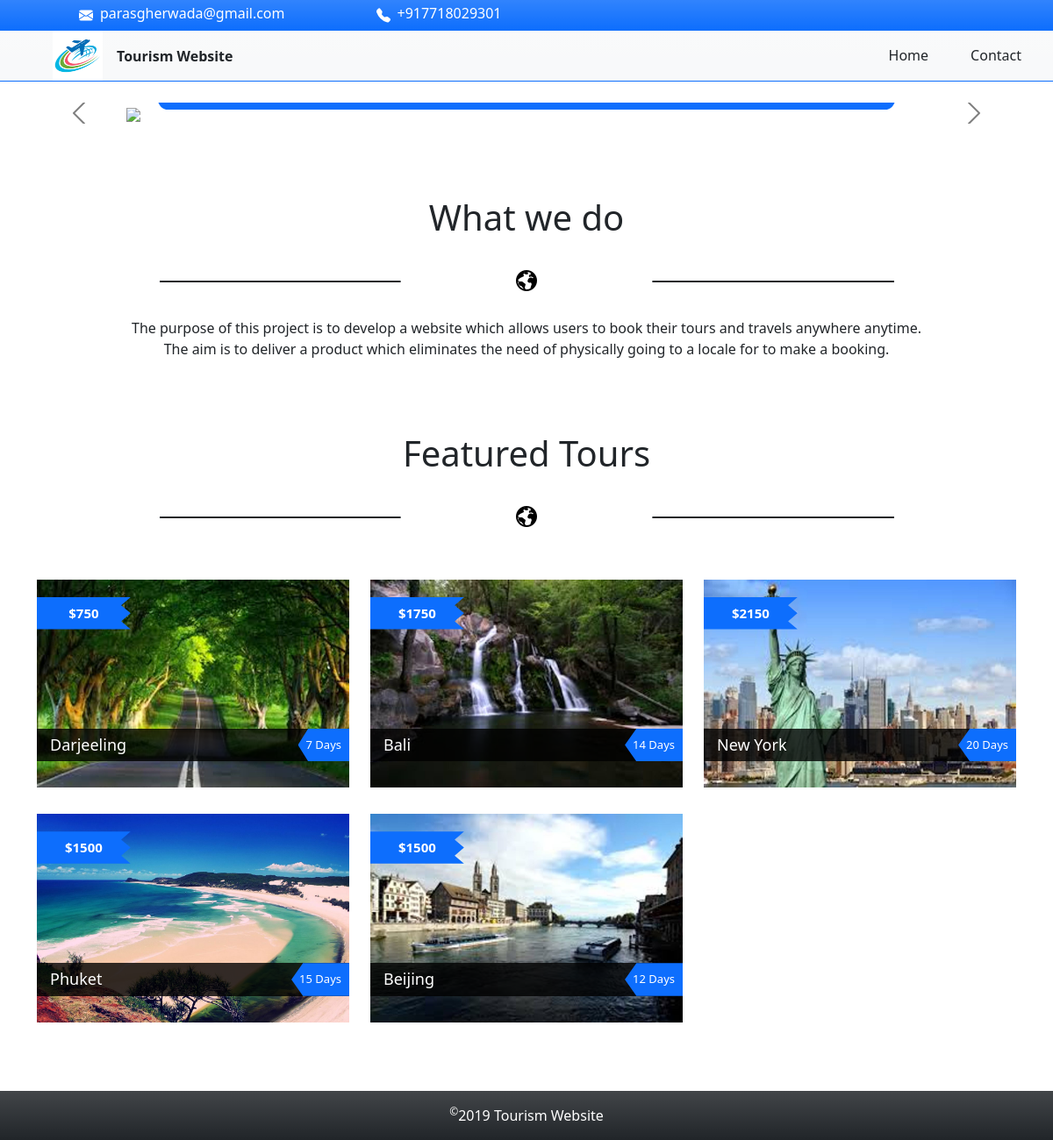
The page / on the database its author committed.
### tables this page shows
CREATE TABLE `site_settings` (
  `name` varchar(50) NOT NULL,
  `email` varchar(50) NOT NULL,
  `phonenumber` bigint(10) NOT NULL
);

CREATE TABLE `tours` (
  `Id` varchar(50) NOT NULL,
  `Name` varchar(30) NOT NULL,
  `Cost` smallint(5) NOT NULL,
  `Duration` int(2) NOT NULL,
  `Location` varchar(30) NOT NULL,
  `Cover` mediumblob NOT NULL,
  `Description` varchar(1000) NOT NULL
);

### index.php (the view, shortened to what this page needs)
<!DOCTYPE html>
<html lang="en-US">
  <?php
    include_once("imports.php");
  ?>
  <body>
    <?php
      include_once("header.php");
      require_once("connection.php");
    ?>
    <div id="myCarousel" class="carousel slide" data-bs-ride="carousel">
      <div class="carousel-indicators bg-primary rounded-pill">
        <button type="button" data-bs-target="#myCarousel" data-bs-slide-to="0" aria-label="Slide 1" class="active"></button>
        <button type="button" data-bs-target="#myCarousel" data-bs-slide-to="1" aria-label="Slide 2"></button>
        <button type="button" data-bs-target="#myCarousel" data-bs-slide-to="2" aria-label="Slide 3"></button>
        <button type="button" data-bs-target="#myCarousel" data-bs-slide-to="3" aria-label="Slide 4"></button>
        <button type="button" data-bs-target="#myCarousel" data-bs-slide-to="4" aria-label="Slide 5"></button>
        <button type="button" data-bs-target="#myCarousel" data-bs-slide-to="5" aria-label="Slide 6"></button>
      </div>
      <div class="carousel-inner">
        <div class="carousel-item active">
          <img src="images/slider_1.jpg"/>
        </div>
      </div>
      <button class="carousel-control-prev carousel-dark" title="Click or press left arrow" type="button" data-bs-target="#myCarousel" data-bs-slide="prev">
        <span class="carousel-control-prev-icon" aria-hidden="true"></span>
      </button>
      <button class="carousel-control-next carousel-dark" title="Click or press right arrow" type="button" data-bs-target="#myCarousel" data-bs-slide="next">
        <span class="carousel-control-next-icon" aria-hidden="true"></span>
      </button>
    </div>
    <div id="what-we-do" class="bg-gradient">
      <div class="container d-flex flex-column">
        <div class="d-flex flex-column align-items-center">
          <div class="my-2 w-75 text-center">
            <h1 class="overflow-hidden">
              What we do
            </h1>
            <div class="row my-3 pt-3">
              <div class="col my-3 border border-1 border-dark bg-dark rounded-pill"></div>
              <div class="col"><img src="icons/globe.png"/></div>
              <div class="col my-3 border border-1 border-dark bg-dark rounded-pill"></div>
            </div>
          </div>
          <div class="w-90 text-center">
            The purpose of this project is to develop a website which allows users to book their tours and travels anywhere anytime.<br/>
            The aim is to deliver a product which eliminates the need of physically going to a locale for to make a booking.
          </div>
        </div>
      </div>
    </div>
    <div id="featured-tours" class="bg-gradient">
      <div class="container d-flex flex-column">
        <div class="d-flex flex-column align-items-center">
          <div class="my-2 w-75 text-center">
            <h1 class="overflow-hidden">
              Featured Tours
            </h1>
            <div class="row my-3 pt-3">
              <div class="col my-3 border border-1 border-dark bg-dark rounded-pill"></div>
              <div class="col"><img src="icons/globe.png"/></div>
              <div class="col my-3 border border-1 border-dark bg-dark rounded-pill"></div>
            </div>
          </div>
        </div>
      </div>
    </div>
    <div class="container">
      <div class="row mar-bottom">
        <?php
          $query = 'SELECT * FROM tours';
          $result_set = mysqli_query($connection, $query);
          while($row = mysqli_fetch_array($result_set)){
            $id = $row['Id'];
            echo '<div class="col-md-4 album">
                    <a href="select_tour.php?tour_id='.$id.'">
                      <div class="image2 img_hover">
                        <img class="img-center img-responsive" src="tour_images/'.$row['Cover'].'" loading="lazy" style="width:100%; height:40%" />
                        <div class="caption">
                          <span class="package-price bg-primary">$'.$row['Cost'].'</span>
                          <div class="bottomelement overflow-hidden">
                            <h5 class="front">'.$row['Name'].'</h5>
                            <div class="days-counter bg-primary">
                              <span>'.$row['Duration'].'&nbsp;Days</span>
                            </div>
                          </div>
                        </div>
                        <div class="hover_wrap"></div>
                      </div>
                    </a>
                  </div>';
          }
        ?>
      </div>
    </div>
    <?php
      include_once("footer.php");
    ?>
  </body>
</html>

### header.php (shortened to what this page needs)
<?php
  require_once('connection.php');
  $query = "SELECT * FROM site_settings";
  $result_set = mysqli_query($connection, $query);
  $row = mysqli_fetch_array($result_set);
  $mail = $row['email'];
  $phone = $row['phonenumber'];
?>
<div id="topbar" class="bg-primary bg-gradient">
  <div class="container d-flex flex-wrap">
    <div class="d-flex mx-5">
      <img src="icons/envelope-fill.svg"/>
      <?php echo '<a href="mailto:'.$mail.'" class="nav-link link-dark px-2 text-white fs-6">'.$mail.'</a>'; ?>
    </div>
    <div class="d-flex mx-5">
      <img src="icons/telephone-fill.svg"/>
      <?php echo '<a href="tel:'.$phone.'" class="nav-link link-dark px-2 text-white fs-6">+91'.$phone.'</a>'; ?>
    </div>
  </div>
</div>
<nav id="navbar" class="mb-4 border-bottom border-primary bg-gradient bg-light">
  <div class="container-fluid d-flex flex-wrap justify-content-center">
    <a href="index.php" class="mx-5 d-flex align-items-center mb-lg-0 me-lg-auto text-dark text-decoration-none">
      <img src="images/logo.png" style="width:57px;"/>
      <span class="mx-3">
        <strong>
          <?php echo $row['name']; ?>
        </strong>
      </span>
    </a>
    <div class="col-12 col-lg-auto mb-lg-0">
      <ul class="nav me-auto mt-2">
        <li class="nav-item">
          <a href="index.php" class="nav-link link-dark px-2 mx-3 hvr-underline-from-left">
            Home
          </a>
        </li>
        <li class="nav-item">
          <a href="contact.php" class="nav-link link-dark px-2 mx-3 hvr-underline-from-right">
            Contact
          </a>
        </li>
      </ul>
    </div>
  </div>
</nav>

### css/stylesheet.css (style rules this page uses)
* { box-sizing: border-box; scroll-behavior: smooth; overflow-x: hidden; }
body { padding: 0; margin: 0; }
#topbar a { margin-top: -5px; }
#myCarousel img { width: 76%; }
.hvr-underline-from-left, .hvr-underline-from-right { text-decoration:none; display: inline-block; position:relative; }
.hvr-underline-from-left:after, .hvr-underline-from-right:after { content: ''; display: block; height: 3px; width: 0; background: transparent; transition: width .5s ease, background-color .5s ease; -webkit-transition: width .5s ease, background-color .5s ease; -moz-transition: width .5s ease, background-color .5s ease; }
.hvr-underline-from-left:after { position:absolute; left:0; }
.hvr-underline-from-right:after { position:absolute; right:0; }
.carousel-item { width: 100%; height: 10%; }
.carousel-item img { top: 0; left: 0; margin: 0 12%; object-fit: contain; }
#what-we-do, #featured-tours { margin-top: 75px; }
.mar-bottom { margin-bottom: 30px; }
.album { padding-top: 30px; }
.image2 { position:relative; }
.img_hover { position:relative; transition: all 0.6s ease-in-out; }
.img-center { margin:0; }
.caption { float: left; display: inline-block; font-size: 18px; }
.package-price { position: absolute; width: 30%; text-align: center; top: 20px; padding: 7px 15px; color: #ffffff; font-size: 15px; font-weight: bold; z-index: 100; clip-path: polygon( 0 0, 100% 0, 90% 25%, 100% 50%, 90% 75%, 100% 100%, 0 100% ); }
.bottomelement { position: absolute; left: 0px; bottom: 30px; width: 100%; background-color: rgba(0,0,0,0.8); padding-left: 15px; }
.front { color:white; font-size:18px; margin-top: 8px; }
.days-counter { position: absolute; bottom: 0px; right: 0; padding: 9px; font-size: 13px; color: #ffffff; clip-path: polygon( 0 0, 100% 0, 100% 100%, 20% 100%, 0 50%, 20% 0% ); }

### rows shown on the page
site_settings: email "parasgherwada@gmail.com", phonenumber "7718029301", name "Tourism Website"
tours: Cover (picture), Cost "750", Name "Darjeeling", Duration "7"
tours: Cover (picture), Cost "1750", Name "Bali", Duration "14"
tours: Cover (picture), Cost "2150", Name "New York", Duration "20"
tours: Cover (picture), Cost "1500", Name "Phuket", Duration "15"
tours: Cover (picture), Cost "1500", Name "Beijing", Duration "12"
